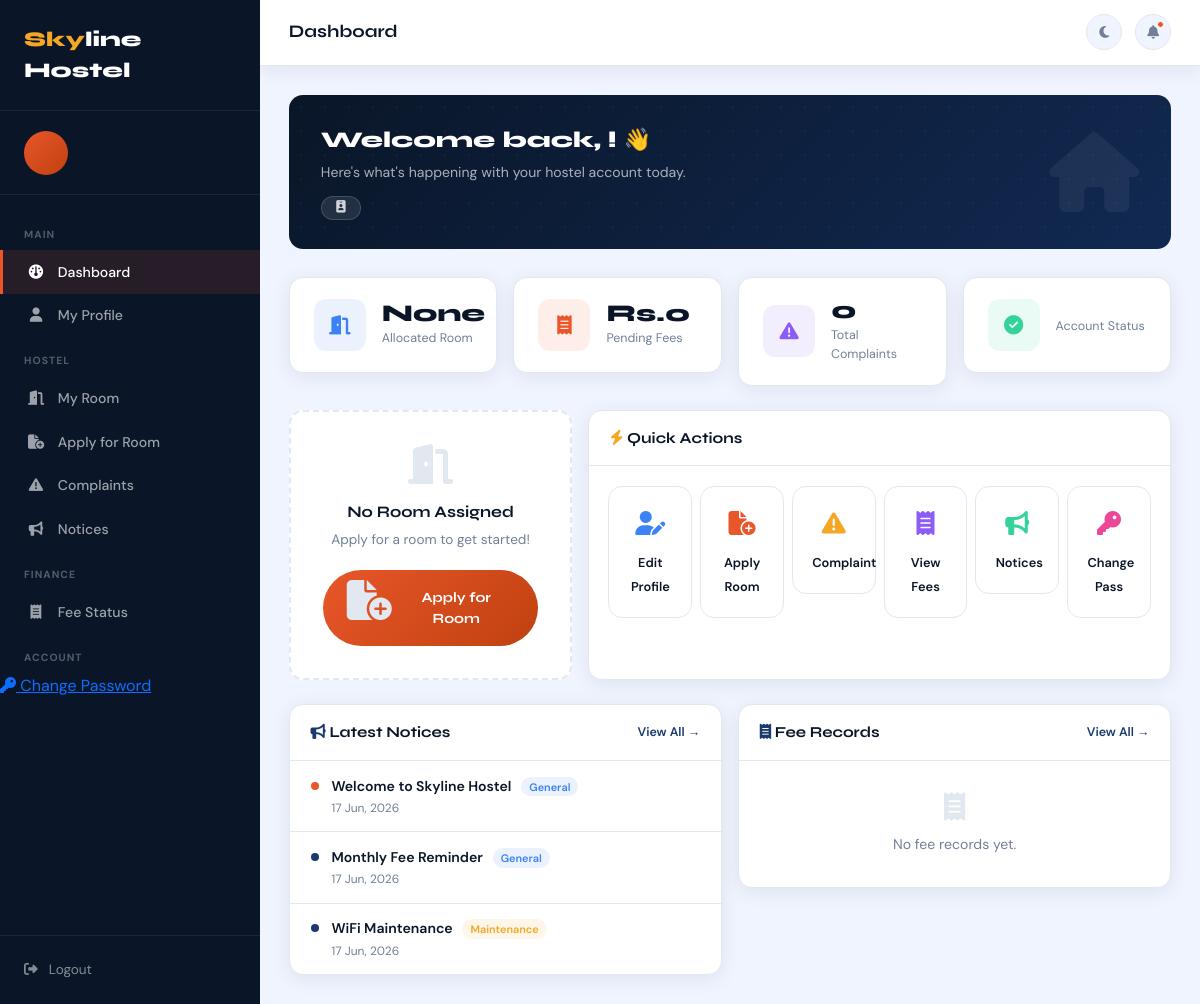
The app's page /dashboard.php (signed in) with its own data.
### tables this page shows
CREATE TABLE IF NOT EXISTS notices (
    id              INT AUTO_INCREMENT PRIMARY KEY,
    admin_id        INT NOT NULL,
    title           VARCHAR(255) NOT NULL,
    content         TEXT NOT NULL,
    category        ENUM('General','Academic','Maintenance','Event','Urgent') DEFAULT 'General',
    target_audience ENUM('all','male','female') DEFAULT 'all',
    is_pinned       TINYINT(1) DEFAULT 0,
    is_active       TINYINT(1) DEFAULT 1,
    created_at      TIMESTAMP DEFAULT CURRENT_TIMESTAMP,
    FOREIGN KEY (admin_id) REFERENCES admins(id) ON DELETE CASCADE
);

### db.php (called while the page is built, shortened)
<?php
function formatDate($date) {
    return date('d M, Y', strtotime($date));
}
function getCount($conn, $table, $where = '1') {
    $res = $conn->query("SELECT COUNT(*) as cnt FROM `$table` WHERE $where");
    return $res ? $res->fetch_assoc()['cnt'] : 0;
}

### dashboard.php (the view, shortened to what this page needs)
<?php
require_once '../includes/db.php';
$sid = $_SESSION['student_id'];
$student = $conn->query("SELECT * FROM students WHERE id=$sid")->fetch_assoc();
$allocation = $conn->query("
    SELECT ra.*, r.room_number, r.room_type, r.floor, r.monthly_fee, r.amenities
    FROM room_allocations ra
    JOIN rooms r ON ra.room_id = r.id
    WHERE ra.student_id=$sid AND ra.status='active'
    LIMIT 1
")->fetch_assoc();
$fees_pending = $conn->query("SELECT SUM(amount) as total FROM fees WHERE student_id=$sid AND status='pending'")->fetch_assoc()['total'] ?? 0;
$complaints_total  = getCount($conn, 'complaints', "student_id=$sid");
$notices = $conn->query("SELECT * FROM notices WHERE is_active=1 ORDER BY is_pinned DESC, created_at DESC LIMIT 5");
$fees = $conn->query("SELECT * FROM fees WHERE student_id=$sid ORDER BY created_at DESC LIMIT 5");
$application = $conn->query("SELECT * FROM room_applications WHERE student_id=$sid ORDER BY applied_at DESC LIMIT 1")->fetch_assoc();
?>
<!DOCTYPE html>
<html lang="en" data-theme="light">
<head>
    <link href="https://cdn.jsdelivr.net/npm/bootstrap@5.3.2/dist/css/bootstrap.min.css" rel="stylesheet">
    <link href="https://cdnjs.cloudflare.com/ajax/libs/font-awesome/6.5.0/css/all.min.css" rel="stylesheet">
</head>
<body>
<aside class="sidebar" id="sidebar">
    <div class="sidebar-brand"><span>Sky</span>line Hostel</div>
    <div class="sidebar-user">
        <div class="user-avatar">
        </div>
    </div>
    <nav class="sidebar-nav">
        <div class="nav-section-label">Main</div>
        <a href="dashboard.php" class="nav-item-link active">
            <i class="nav-icon fa-solid fa-gauge"></i> Dashboard
        </a>
        <a href="profile.php" class="nav-item-link">
            <i class="nav-icon fa-solid fa-user"></i> My Profile
        </a>
        <div class="nav-section-label">Hostel</div>
        <a href="my-room.php" class="nav-item-link">
            <i class="nav-icon fa-solid fa-door-open"></i> My Room
        </a>
        <a href="apply-room.php" class="nav-item-link">
            <i class="nav-icon fa-solid fa-file-circle-plus"></i> Apply for Room
        </a>
        <a href="complaints.php" class="nav-item-link">
            <i class="nav-icon fa-solid fa-triangle-exclamation"></i> Complaints
        </a>
        <a href="notices.php" class="nav-item-link">
            <i class="nav-icon fa-solid fa-bullhorn"></i> Notices
        </a>
        <div class="nav-section-label">Finance</div>
        <a href="fees.php" class="nav-item-link">
            <i class="nav-icon fa-solid fa-receipt"></i> Fee Status
        </a>
        <div class="nav-section-label">Account</div>
        <a href="profile.php" class="nav-link-item">
            <i class="nav-icon fa-solid fa-key"></i> Change Password
        </a>
    </nav>
    <div class="sidebar-footer">
        <a href="logout.php" class="logout-btn">
            <i class="fa-solid fa-right-from-bracket"></i> Logout
        </a>
    </div>
</aside>
<div class="main-content">
    <div class="topbar">
        <div class="topbar-left">
            <div class="page-title">Dashboard</div>
        </div>
        <div class="topbar-right">
            <button class="theme-btn" id="themeBtn"><i class="fa-solid fa-moon" id="themeIcon"></i></button>
            <div class="notif-btn"><i class="fa-solid fa-bell"></i><div class="notif-dot"></div></div>
        </div>
    </div>
    <div class="page-content">
        <div class="welcome-banner">
            <div class="welcome-title">Welcome back, <?= htmlspecialchars(explode(' ', $student['name'])[0]) ?>! 👋</div>
            <div class="welcome-sub">Here's what's happening with your hostel account today.</div>
            <div class="welcome-reg"><i class="fa-solid fa-id-badge"></i> <?= htmlspecialchars($student['reg_no']) ?></div>
        </div>
        <div class="row g-3 mb-4">
            <div class="col-6 col-lg-3">
                <div class="stat-card">
                    <div class="stat-icon-wrap si-blue"><i class="fa-solid fa-door-open"></i></div>
                    <div>
                        <div class="stat-value"><?= $allocation ? 'Room '.$allocation['room_number'] : 'None' ?></div>
                        <div class="stat-label">Allocated Room</div>
                    </div>
                </div>
            </div>
            <div class="col-6 col-lg-3">
                <div class="stat-card">
                    <div class="stat-icon-wrap si-orange"><i class="fa-solid fa-receipt"></i></div>
                    <div>
                        <div class="stat-value">Rs.<?= number_format($fees_pending) ?></div>
                        <div class="stat-label">Pending Fees</div>
                    </div>
                </div>
            </div>
            <div class="col-6 col-lg-3">
                <div class="stat-card">
                    <div class="stat-icon-wrap si-purple"><i class="fa-solid fa-triangle-exclamation"></i></div>
                    <div>
                        <div class="stat-value"><?= $complaints_total ?></div>
                        <div class="stat-label">Total Complaints</div>
                    </div>
                </div>
            </div>
            <div class="col-6 col-lg-3">
                <div class="stat-card">
                    <div class="stat-icon-wrap si-green"><i class="fa-solid fa-circle-check"></i></div>
                    <div>
                        <div class="stat-label">Account Status</div>
                    </div>
                </div>
            </div>
        </div>
        <div class="row g-3 mb-4">
            <div class="col-lg-4">
                <?php if ($allocation): ?>
                <div class="room-info-card h-100">
                    <div class="room-card-label">Your Room</div>
                    <div class="room-card-number"><?= htmlspecialchars($allocation['room_number']) ?></div>
                    <div class="room-card-type"><?= htmlspecialchars($allocation['room_type']) ?> · <?= htmlspecialchars($allocation['floor']) ?></div>
                    <div style="margin-top:1rem;">
                        <?php foreach (explode(',', $allocation['amenities']) as $am): ?>
                        <span class="room-chip"><i class="fa-solid fa-check" style="font-size:.6rem;"></i><?= trim(htmlspecialchars($am)) ?></span>
                        <?php endforeach; ?>
                    </div>
                    <div style="margin-top:1.2rem;padding-top:1rem;border-top:1px solid rgba(255,255,255,.1);display:flex;justify-content:space-between;align-items:center;">
                        <div>
                            <div style="font-size:.72rem;color:rgba(255,255,255,.5);">Monthly Fee</div>
                            <div style="font-family:var(--font-d);font-size:1.2rem;font-weight:800;color:var(--accent2);"><?= formatMoney($allocation['monthly_fee']) ?></div>
                        </div>
                        <span style="background:rgba(52,211,153,.15);border:1px solid rgba(52,211,153,.3);color:#34d399;padding:.3rem .8rem;border-radius:100px;font-size:.75rem;font-weight:600;">Active</span>
                    </div>
                </div>
                <?php else: ?>
                <div class="no-room-card h-100">
                    <i class="fa-solid fa-door-open"></i>
                    <div style="font-family:var(--font-d);font-weight:700;margin-bottom:.4rem;">No Room Assigned</div>
                    <div style="font-size:.85rem;color:var(--muted);margin-bottom:1.2rem;">
                        <?php if ($application): ?>
                            Your application is <strong><?= ucfirst($application['status']) ?></strong>. Please wait for admin approval.
                        <?php else: ?>
                            Apply for a room to get started!
                        <?php endif; ?>
                    </div>
                    <?php if (!$application || $application['status'] === 'rejected'): ?>
                    <a href="apply-room.php" class="btn-apply">
                        <i class="fa-solid fa-file-circle-plus"></i> Apply for Room
                    </a>
                    <?php endif; ?>
                </div>
                <?php endif; ?>
            </div>
            <div class="col-lg-8">
                <div class="section-card h-100">
                    <div class="section-header">
                        <div class="section-header-title"><i class="fa-solid fa-bolt" style="color:var(--accent2);"></i> Quick Actions</div>
                    </div>
                    <div style="padding:1.2rem;">
                        <div class="row g-2">
                            <?php
                            $actions = [
                                ['icon'=>'fa-user-pen',         'color'=>'#3b82f6', 'label'=>'Edit Profile',    'href'=>'profile.php'],
                                ['icon'=>'fa-file-circle-plus', 'color'=>'#e8562a', 'label'=>'Apply Room',      'href'=>'apply-room.php'],
                                ['icon'=>'fa-triangle-exclamation','color'=>'#f5a623','label'=>'Complaint',     'href'=>'complaints.php'],
                                ['icon'=>'fa-receipt',          'color'=>'#8b5cf6', 'label'=>'View Fees',       'href'=>'fees.php'],
                                ['icon'=>'fa-bullhorn',         'color'=>'#34d399', 'label'=>'Notices',         'href'=>'notices.php'],
                                ['icon'=>'fa-key', 'color'=>'#ec4899', 'label'=>'Change Pass', 'href'=>'profile.php'],
                            ];
                            foreach ($actions as $a): ?>
                            <div class="col-4 col-md-2">
                                <a href="<?= $a['href'] ?>" class="quick-action">
                                    <span class="qa-icon" style="color:<?= $a['color'] ?>"><i class="fa-solid <?= $a['icon'] ?>"></i></span>
                                    <span class="qa-label"><?= $a['label'] ?></span>
                                </a>
                            </div>
                            <?php endforeach; ?>
                        </div>
                    </div>
                </div>
            </div>
        </div>
        <div class="row g-3">
            <div class="col-lg-6">
                <div class="section-card">
                    <div class="section-header">
                        <div class="section-header-title"><i class="fa-solid fa-bullhorn" style="color:var(--sky-600);"></i> Latest Notices</div>
                        <a href="notices.php" class="view-all">View All →</a>
                    </div>
                    <?php if ($notices && $notices->num_rows > 0):
                        while ($n = $notices->fetch_assoc()):
                        $catClass = 'cat-' . strtolower($n['category']);
                    ?>
                    <div class="notice-item">
                        <div class="notice-dot <?= $n['is_pinned'] ? 'pinned' : '' ?>"></div>
                        <div style="flex:1;min-width:0;">
                            <div class="notice-title">
                                <?= htmlspecialchars($n['title']) ?>
                                <span class="notice-cat <?= $catClass ?>"><?= $n['category'] ?></span>
                            </div>
                            <div class="notice-meta"><?= formatDate($n['created_at']) ?></div>
                        </div>
                    </div>
                    <?php endwhile; else: ?>
                    <div style="padding:2rem;text-align:center;color:var(--muted);font-size:.88rem;">No notices yet.</div>
                    <?php endif; ?>
                </div>
            </div>
            <div class="col-lg-6">
                <div class="section-card">
                    <div class="section-header">
                        <div class="section-header-title"><i class="fa-solid fa-receipt" style="color:var(--sky-600);"></i> Fee Records</div>
                        <a href="fees.php" class="view-all">View All →</a>
                    </div>
                    <?php if ($fees && $fees->num_rows > 0): ?>
                    <table class="fee-table">
                        <thead>
                            <tr>
                                <th>Month</th>
                                <th>Amount</th>
                                <th>Status</th>
                            </tr>
                        </thead>
                        <tbody>
                        <?php while ($f = $fees->fetch_assoc()): ?>
                        <tr>
                            <td><?= htmlspecialchars($f['fee_month']) ?> <?= $f['fee_year'] ?></td>
                            <td><?= formatMoney($f['amount']) ?></td>
                            <td><?= statusBadge($f['status']) ?></td>
                        </tr>
                        <?php endwhile; ?>
                        </tbody>
                    </table>
                    <?php else: ?>
                    <div style="padding:2rem;text-align:center;color:var(--muted);font-size:.88rem;">
                        <i class="fa-solid fa-receipt fa-2x" style="color:var(--border);display:block;margin-bottom:.8rem;"></i>
                        No fee records yet.
                    </div>
                    <?php endif; ?>
                </div>
            </div>
        </div>
    </div>
</div>
</body>
</html>

### records on screen
notices: is_pinned 1 (drawn), title "Welcome to Skyline Hostel", category "General", created_at "17 Jun, 2026"
notices: is_pinned 0 (drawn), title "Monthly Fee Reminder", category "General", created_at "17 Jun, 2026"
notices: is_pinned 0 (drawn), title "WiFi Maintenance", category "Maintenance", created_at "17 Jun, 2026"

### other values on screen
$fees_pending "0"
$complaints_total "0"
$a['label'] "Edit Profile"
$a['label'] "Apply Room"
$a['label'] "Complaint"
$a['label'] "View Fees"
$a['label'] "Notices"
$a['label'] "Change Pass"
